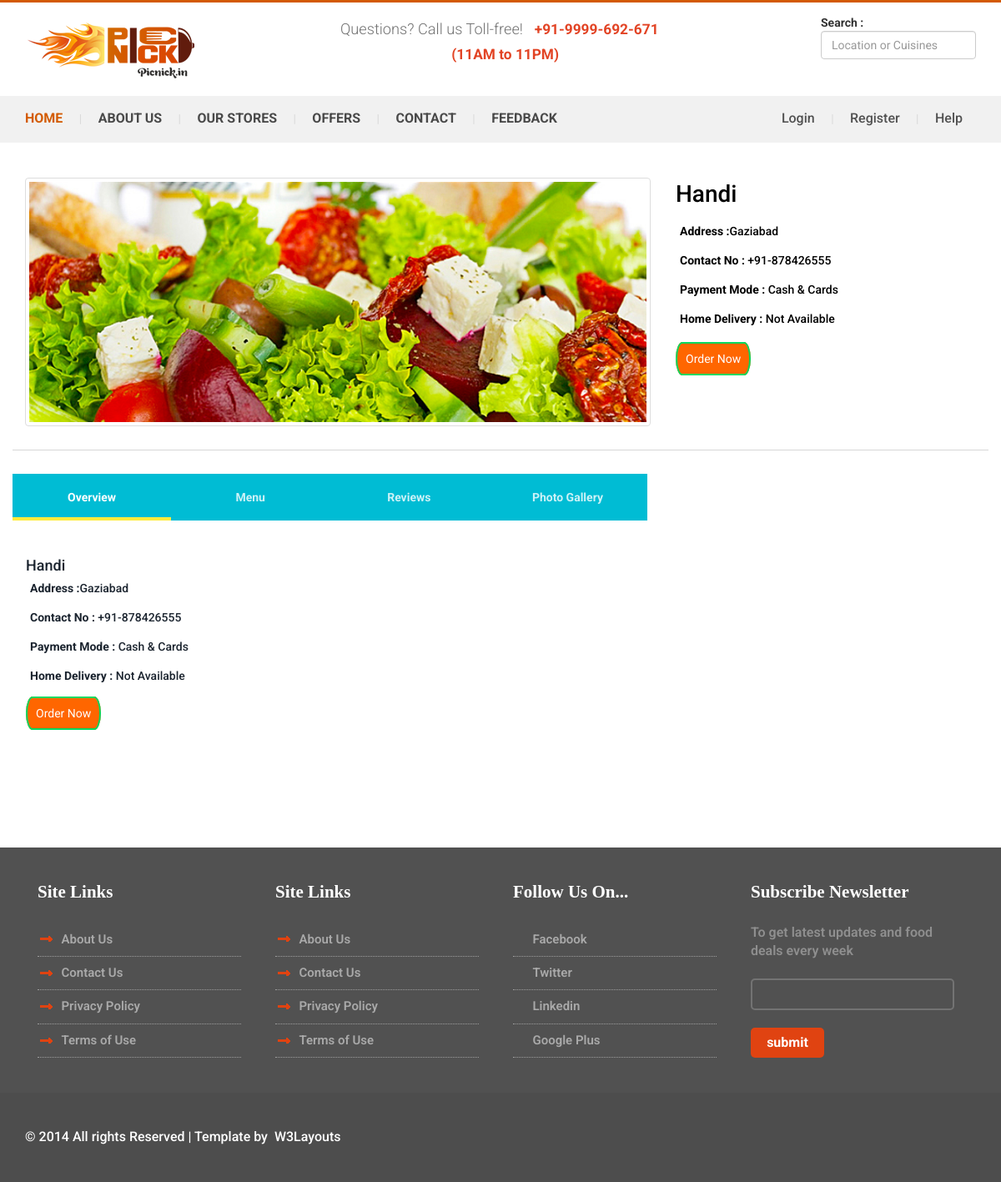
/Site/vendor/profile/1001, run on the app's committed database.
### Site/models.py (models this page shows, shortened)
class VendorDetail(models.Model):
    vendor_id = models.AutoField(primary_key=True)
    restaurant_name = models.CharField(max_length=50)
    email_id = models.EmailField()
    password = models.CharField(max_length=20)
    phone_number = models.IntegerField(null=True)
    address = models.CharField(null=True, max_length=100)
    cod_availabitity = models.BooleanField(default=False)
    home_delivery = models.BooleanField(default=False)

### Site/views.py (the view)
# urls.py: url(r'^vendor/profile/(?P<vendor_id>.+)$', views.vendor_profile, name='Vendor_Profile'),
def vendor_profile(request,vendor_id):
    vendor = VendorDetail.objects.get(vendor_id=vendor_id)
    menu = MenuItem.objects.filter(vendor_id=vendor_id)
    return render(request,"resto new.html",{'vendor': vendor , 'menu': menu})

### Site/templates/resto new.html (shortened to what this page needs)
{%  load static %}
<!DOCTYPE html>
<html>
<head>
<link href="{% static '../static/css/bootstrap.css' %}" rel='stylesheet' type='text/css' />
<link href="{% static '../static/css/style.css' %}" rel="stylesheet" type="text/css" media="all" />
<link href="../static/css/animate.css" rel='stylesheet' type='text/css' />
<link rel="stylesheet" href="{% static '../static/css/style-tab.css' %}">
</head>
<body style="background:#FFFFFF;">
<div class="header">
  <div class="container">
    <div class="top-header">
      <div class="logo"> <a href=""><img src="{% static '../static/images/logo.png' %}" class="img-responsive" alt="" /></a> </div>
      <div class="queries">
        <p style="line-height:30px; text-align:center;">Questions? Call us Toll-free!<span>+91-9999-692-671 </span><br>
          <span>(11AM to 11PM)</span>
        </p>
      </div>
      <div class="header-right">
        <div class="cart box_1">
          <form>
            <div class="form-group">
              <span for="sel1"><strong>Search :</strong></span>
              <input type="text" name="" class="form-control" placeholder="Location or Cuisines" />
            </div>
          </form>
        </div>
      </div>
      <div class="clearfix"></div>
    </div>
  </div>
  <div class="menu-bar">
    <div class="container">
      <div class="top-menu">
        <ul>
          <li class="active"><a href="{% url 'Site:Home' %}" class="scroll">Home</a></li>
          |
          <li><a href="">About Us</a></li>
          <li><a href=""> Our Stores</a></li>
          <li><a href="">Offers</a></li>
          <li><a href="">contact</a></li>
          <li><a href="">Feedback</a></li>
        </ul>
      </div>
      <div class="login-section">
        <ul>
          <li><a href="">Login</a> </li>
          <li><a href="">Register</a> </li>
          |
          <li><a href="#">Help</a></li>
        </ul>
      </div>
      <div class="clearfix"></div>
    </div>
  </div>
  </div>
	<div class="Popular-Restaurants-content">
		<div class="Popular-Restaurants-grids">
			<div class="container-fluid">
				<div class="Popular-Restaurants-grid wow fadeInRight" data-wow-delay="0.4s">
					<div class="col-md-8 restaurent-logo">
						<img src="{% static '../static/images/1(1).jpg' %}" class="img-responsive img-thumbnail" alt="" />
					</div>
					<div class="col-md-4 restaurent-title">
							 <h4><a href="#">{{ vendor.restaurant_name }}</a></h4>
                            <h5><a href="#"><strong style="padding-left:5px; line-height:35px;">Address :</strong>{{ vendor.address }}</a></h5>
                            <h5><a href="#"><strong style="padding-left:5px; line-height:35px;">Contact No :</strong> +91-{{ vendor.phone_number }}</a></h5>
                            <h5><a href="#"><strong style="padding-left:5px; line-height:35px;">Payment Mode :</strong> Cash & Cards</a></h5>
                            {% if vendor.home_delivery == True %}
                                <h5><a href="#"><strong style="padding-left:5px; line-height:35px;">Home Delivery :</strong> Available</a></h5>
                            {% else %}
                                <h5><a href="#"><strong style="padding-left:5px; line-height:35px;">Home Delivery :</strong> Not Available</a></h5>
                            {% endif %}
                        <br>
                       <a href="#popup1" class="bg-danger text-white button" style="background:#FF6600; color:#FFFFFF; padding:10px;">Order Now </a>
           </div>
				</div>
                 </div>
        <div class="container-fluid">
        <div class="tab-wrap">
    <div class="tab-label-content" id="tab1-content">
      <label for="tab1">Overview</label>
      <div class="tab-content">
    <h4><a href="#">{{ vendor.restaurant_name }}</a></h4>
                            <h5><a href="#"><strong style="padding-left:5px; line-height:35px;">Address :</strong>{{ vendor.address }}</a></h5>
                            <h5><a href="#"><strong style="padding-left:5px; line-height:35px;">Contact No :</strong> +91-{{ vendor.phone_number }}</a></h5>
                            <h5><a href="#"><strong style="padding-left:5px; line-height:35px;">Payment Mode :</strong> Cash & Cards</a></h5>
                            {% if vendor.home_delivery == True %}
                                <h5><a href="#"><strong style="padding-left:5px; line-height:35px;">Home Delivery :</strong> Available</a></h5>
                            {% else %}
                                <h5><a href="#"><strong style="padding-left:5px; line-height:35px;">Home Delivery :</strong> Not Available</a></h5>
                            {% endif %}
                       <br>
                       <a href="#popup1" class="bg-danger text-white button" style="background:#FF6600; color:#FFFFFF; padding:10px;">Order Now </a>
      </div>
    </div>
    <div class="tab-label-content" id="tab2-content">
      <label for="tab2">Menu</label>
    </div>
    <div class="tab-label-content" id="tab3-content">
      <label for="tab3">Reviews</label>
    </div>
     <div class="tab-label-content" id="tab4-content">
      <label for="tab4">Photo Gallery</label>
    </div>
    <div class="slide"></div>
</div></div>
<link rel="stylesheet" href="//maxcdn.bootstrapcdn.com/font-awesome/4.3.0/css/font-awesome.min.css">
    </div>
</div></div>
	<div class="contact-section" id="contact" style="margin-top:150px;">
			<div class="container">
				<div class="contact-section-grids">
					<div class="col-md-3 contact-section-grid wow fadeInLeft" data-wow-delay="0.4s">
						<h4>Site Links</h4>
						<ul>
							<li><i class="point"></i></li>
							<li class="data"><a href="#">About Us</a></li>
						</ul>
						<ul>
							<li><i class="point"></i></li>
							<li class="data"><a href="#">Contact Us</a></li>
						</ul>
						<ul>
							<li><i class="point"></i></li>
							<li class="data"><a href="#">Privacy Policy</a></li>
						</ul>
						<ul>
							<li><i class="point"></i></li>
							<li class="data"><a href="#">Terms of Use</a></li>
						</ul>
					</div>
					<div class="col-md-3 contact-section-grid wow fadeInLeft" data-wow-delay="0.4s">
						<h4>Site Links</h4>
						<ul>
							<li><i class="point"></i></li>
							<li class="data"><a href="#">About Us</a></li>
						</ul>
						<ul>
							<li><i class="point"></i></li>
							<li class="data"><a href="#">Contact Us</a></li>
						</ul>
						<ul>
							<li><i class="point"></i></li>
							<li class="data"><a href="#">Privacy Policy</a></li>
						</ul>
						<ul>
							<li><i class="point"></i></li>
							<li class="data"><a href="#">Terms of Use</a></li>
						</ul>
					</div>
					<div class="col-md-3 contact-section-grid wow fadeInRight" data-wow-delay="0.4s">
						<h4>Follow Us On...</h4>
						<ul>
							<li><i class="fb"></i></li>
							<li class="data"> <a href="#">  Facebook</a></li>
						</ul>
						<ul>
							<li><i class="tw"></i></li>
							<li class="data"> <a href="#">Twitter</a></li>
						</ul>
						<ul>
							<li><i class="in"></i></li>
							<li class="data"><a href="#"> Linkedin</a></li>
						</ul>
						<ul>
							<li><i class="gp"></i></li>
							<li class="data"><a href="#">Google Plus</a></li>
						</ul>
					</div>
					<div class="col-md-3 contact-section-grid nth-grid wow fadeInRight" data-wow-delay="0.4s">
						<h4>Subscribe Newsletter</h4>
						<p>To get latest updates and food deals every week</p>
						<input type="text" class="text" value="" onFocus="this.value = '';" onBlur="if (this.value == '') {this.value = '';}">
						<input type="submit" value="submit">
						</div>
					<div class="clearfix"></div>
				</div>
			</div>
		</div>
	<div class="footer">
		<div class="container">
			<p class="wow fadeInLeft" data-wow-delay="0.4s">&copy; 2014  All rights  Reserved | Template by &nbsp;<a href="http://w3layouts.com" target="target_blank">W3Layouts</a></p>
		</div>
	</div>
</body>
</html>

### Site/static/css/style.css (style rules this page uses)
body { padding:0; margin:0; font-family: 'Source Sans Pro', sans-serif; }
body a { transition:0.5s all; -webkit-transition:0.5s all; -moz-transition:0.5s all; -o-transition:0.5s all; -ms-transition:0.5s all; }
input[type="button"],input[type="submit"] { transition:0.5s all; -webkit-transition:0.5s all; -moz-transition:0.5s all; -o-transition:0.5s all; -ms-transition:0.5s all; }
h1,h2,h3,h4,h5,h6 { margin:0; }
p { margin:0; }
ul { margin:0; padding:0; }
label { margin:0; }
.header { border-top: 3px solid #d35a01; }
.top-header { padding:1em 0; }
.logo { float:left; }
.queries { float:left; margin-left:15%; }
.header-right { float: right; vertical-align: middle; }
.queries p { color:#727272; font-size:1.3em; font-weight:300; margin-top: 3px; }
.queries p span { color:#E24425; margin-left:0.8em; font-weight:700; font-size:0.95em; }
.top-menu { float:left; color:#D9D9D9; }
.login-section { float:right; color:#D9D9D9; }
.top-menu ul li { display:inline-block; margin: 0 16px; }
.top-menu ul li:first-child { margin-left: 0; }
.top-menu ul li a { text-decoration:none; margin:0.5em 0; display:block; color: #494949; font-size:16px; font-weight:700; text-transform:uppercase; }
.top-menu ul li.active a { color:#d35b01; }
.login-section ul li { display:inline-block; margin: 0 16px; }
.login-section ul li a { margin:0.5em 0; display:block; color: #515151; font-size:16px; font-weight:500; }
.menu-bar { background:#F1F1F1; padding:0.6em 0; }
.nth-grid { margin-right:0; }
.contact-section { padding:3em 0; background:#515151; }
.contact-section-grid h4 { color:#FFFFFF; font-size:1.5em; font-weight:700; font-family: 'Lobster Two', cursive; margin-bottom:1.2em; }
.contact-section-grid ul li { display:inline-block; }
.contact-section-grid ul { border-bottom:1px dotted #9D9D9D; }
.contact-section-grid ul li i.point { width:20px; height:15px; background: url("../images/img-sprite.png") no-repeat -260px -46px; display: inline-block; vertical-align: middle; margin-right:5px; }
.contact-section-grid ul li i.fb { width:15px; height:15px; background: url("../images/img-sprite.png") no-repeat -280px -46px; display: inline-block; vertical-align: middle; margin-right:5px; border-radius: 3px; }
.contact-section-grid ul li i.tw { width:15px; height:15px; background: url("../images/img-sprite.png") no-repeat -295px -46px; display: inline-block; vertical-align: middle; margin-right:5px; border-radius: 3px; }
.contact-section-grid ul li i.in { width:15px; height:15px; background: url("../images/img-sprite.png") no-repeat -310px -46px; display: inline-block; vertical-align: middle; margin-right:5px; border-radius: 3px; }
.contact-section-grid ul li i.gp { width:15px; height:15px; background: url("../images/img-sprite.png") no-repeat -325px -46px; display: inline-block; vertical-align: middle; margin-right:5px; border-radius: 3px; }
.contact-section-grid ul li.data { color:#A9A9A9; font-weight:600; font-size:15px; margin:0.6em 0; }
.contact-section-grid ul li a { color:#A9A9A9; }
.contact-section-grid { width: 24%; margin-right: 1%; }
.contact-section-grid p { color:#8F8F8F; font-weight:600; font-size:16px; }
.contact-section-grid input.text { border: 2px solid #737373; outline: none; border-radius: 5px; background:#515151; padding:0.5em; width:100%; margin:1.5em 0; color:#fff; }
.contact-section-grid input[type="submit"] { outline: none; border:none; background:#e04311; color:#fff; font-size:16px; font-weight:700; padding:0.4em 1.2em; border-radius:5px; }
.footer { padding:3em 0; background:#4D4D4D; }
.footer p { color:#ffffff; font-size:16px; font-weight:500; }
.footer a { color:#FFF; }
.Popular-Restaurants-content { padding:3em 0; }
.restaurent-title h4 { color:#000000; font-size:2em; font-weight:500; font-family: 'Lobster Two', cursive; margin:5px 0 12px 0; }
.restaurent-title a { color: #000000; text-decoration: none; }
.Popular-Restaurants-grid { padding-bottom: 2em; border-bottom: 1px solid #D7D7D7; margin-bottom: 2em; }

### Site/templates/resto new.html (style rules this page uses)
.button { font-size: 1em; padding: 10px; color: #fff; border: 2px solid #06D85F; border-radius: 20px/50px; text-decoration: none; cursor: pointer; transition: all 0.3s ease-out; }

### data on the page
VendorDetail: restaurant_name "Handi", address "Gaziabad", phone_number "878426555"
